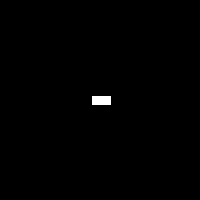
Frame 1 (no input)
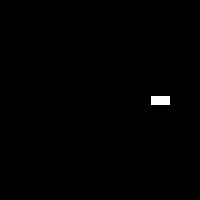
Frame 60 (the mouse pressed at the canvas centre just before this capture)
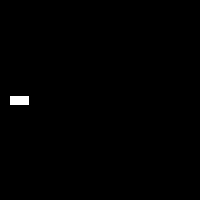
Frame 120 (the mouse held since frame 60 and released just before this capture)

The Processing sketch that drew these frames (run headless with seeded random() and noise(); from frame 60 on, the mouse is pressed at the canvas centre):

// Processing sketch: Exercise_8_4_using_tabs_Car
// ── Exercise_8_4_using_tabs_Car.pde
//Declaration of Car object as a global variable
Car myCar;

void setup() {
  size(200, 200);

//Initialiserer mit Car object
  myCar = new Car();
}

void draw() {
  background(0);

  //Vi konstruerer bilen ved at kalde objekter ved brog at dot syntaksen
  myCar.move();
  myCar.display();
}

// ── Car.pde
//Class declaration
class Car {
  
//Variabler
  color c;
  float xPos;
  float yPos;
  float xSpeed;
  
//Constructor
  Car() {
    c = color(255);
    xPos = width/2;
    yPos = height/2;
    xSpeed = 1;
  }
//display FUNCTION
  void display() {

    //Bilen er en simpel rektangel
    rectMode(CENTER);
    fill(c);
    rect(xPos, yPos, 20, 10);
  }

//move FUNCTION
  void move() {
    xPos = xPos + xSpeed;
    if (xPos > width) {
      xPos = 0;
    }
  }
}
